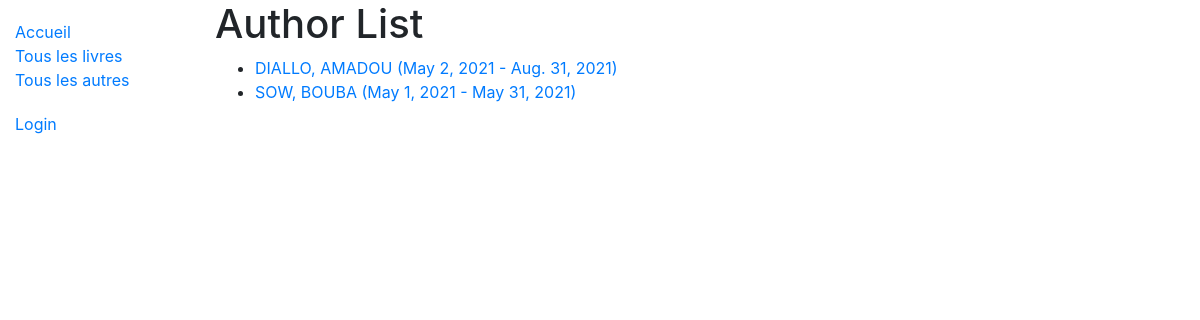
Screenshot of /catalog/authors/ with the database file from the repository.
### catalog/models.py (models this page shows)
class Author(models.Model):
    first_name = models.CharField(max_length=100)
    last_name = models.CharField(max_length=100)
    date_of_birth = models.DateField(null=True, blank=True)
    date_of_death = models.DateField('died', null=True, blank=True)
    class Meta:
        ordering = ['last_name', 'first_name']
    def get_absolute_url(self):
        return reverse('author-detail', args=[str(self.id)])
    def __str__(self):
        return '{0}, {1}'.format(self.last_name, self.first_name)

### catalog/views.py (the view)
# urls.py: path('authors/', views.AuthorListView.as_view(), name='authors'),
class AuthorListView(generic.ListView):
    model = Author
    paginate_by = 10

### catalog/templates/catalog/author_list.html
{% extends "base_generic.html" %}
{% block content %}
<h1>Author List</h1>
{% if author_list %}
  <ul>
  {% for author in author_list %}
    <li>
      <a href="{{ author.get_absolute_url }}">
      {{ author }} ({{author.date_of_birth}} - {% if author.date_of_death %}{{author.date_of_death}}{% endif %})
      </a>
    </li>
  {% endfor %}
 </ul>
{% else %}
  <p>There are no authors available.</p>
{% endif %}
{% endblock %}

### rows the page displays
Author: last_name+first_name "DIALLO, AMADOU", date_of_birth "May 2, 2021", date_of_death "Aug. 31, 2021"
Author: last_name+first_name "SOW, BOUBA", date_of_birth "May 1, 2021", date_of_death "May 31, 2021"
